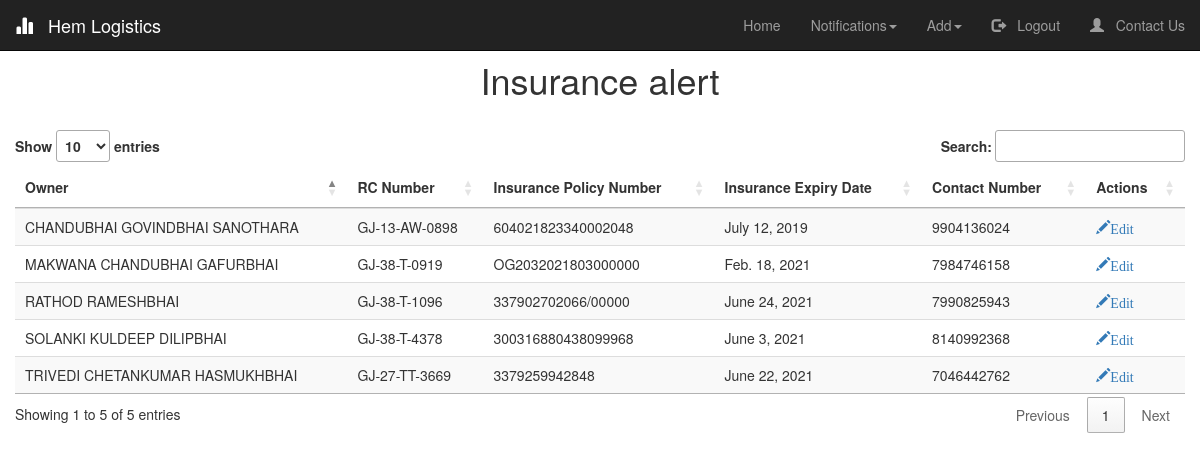
Screenshot of /Insurance_Notifications/ (signed in) with the database file from the repository.
### logistics/models.py (models this page shows, shortened)
class Vehicle(models.Model):
    Owner  = models.CharField(max_length=50, verbose_name="Owner's Name")
    RC_number = models.CharField(unique =True, verbose_name="RC Number", max_length=13, validators=[MinLengthValidator(12,message = "Invalid RC Number"), RegexValidator('([A-Z]{2})+-([0-9]{1})+-[A-Z]+-[0-9]{4}',message = "Use proper formatting")])
    PAN_number = models.CharField(verbose_name="PAN Number", max_length=10, validators=[MinLengthValidator(10,message = "Invalid PAN Number")])
    Type = models.CharField(verbose_name="Type of Vehicle", choices=TYPE_CHOICES, max_length=10)
    Other = models.CharField(blank = True,verbose_name='',max_length=10)
    Insurance_policy_number = models.CharField(max_length=25)
    PUC_expiry_date = models.DateField()
    Insurance_expiry_date = models.DateField(validators=[date_validate])#,input_formats = ['%d/%m/%Y'])
    Safety_equipments = models.BooleanField(default=False)
    GPS = models.BooleanField(default=False)
    Contact_number = models.CharField(max_length=10,validators=[MinLengthValidator(10,message = "Invalid Contact Number"),RegexValidator('([0-9]{10})',message="Should be numeric values only")])
    Notifications = models.BooleanField(verbose_name="Notifications Needed", default=True)
    Insurance_expired = models.BooleanField(default=False)
    PUC_expired = models.BooleanField(default=False)
    Available = models.BooleanField(default=True)
    def save(self, *args, **kwargs):
        if(self.Other):
            self.Other = self.Other.upper()
        self.Owner = self.Owner.upper()
        super(Vehicle, self).save(*args, **kwargs)

### logistics/views.py (the view)
# urls.py: path('Insurance_Notifications/', logistics_view.insurance_notifications, name ='Insurance_Notifications'),
def insurance_notifications(request):
	check_expiry_insurance()
	insurance = Vehicle.objects.filter(Insurance_expired=True)
	return render(request,'insurance_notifications.html',{'title':'Notifications', 'insurance':insurance})

### logistics/helper_functions.py (called while the page is built)
def check_expiry_insurance():
    vehicles = Vehicle.objects.all()
    for vehicle in vehicles:
        if (vehicle.Insurance_expiry_date - now().date())<timedelta(days=15):
            vehicle.Insurance_expired=True
        else:
            vehicle.Insurance_expired=False
        vehicle.save()

### logistics/templates/insurance_notifications.html (shortened to what this page needs)
{% extends "index.html" %}
{% load crispy_forms_tags %}
{% block start %}
<link rel="stylesheet" type="text/css" href="https://cdn.datatables.net/1.10.24/css/jquery.dataTables.css">
<h1 style="text-align: center; padding-top: 20px;"> Insurance alert</h1>
<table id = "insurance_table" class="table table-striped">
    <thead class="thead-dark">
    <tr>
        <th >Owner</th>
        <th>RC Number</th>
        <th>Insurance Policy Number</th>
        <th>Insurance Expiry Date</th>
        <th>Contact Number</th>
        {% if user.is_authenticated %}
        <th>Actions</th>
        {% endif %}
    </tr>
    </thead>
    <tbody>
{% for x in insurance %}
    <tr>
        <td>{{ x.Owner }}</td>
        <td id="{{ x.id }}">{{ x.RC_number }}</td>
        <td>{{ x.Insurance_policy_number }}</td>
        <td>{{ x.Insurance_expiry_date }}</td>
        <td>{{ x.Contact_number }}</td>
        {% if user.is_authenticated %}
        <td>
            <a href="/edit_vehicle/{{ x.id }}"><span class="glyphicon glyphicon-pencil" >Edit</span></a>
        </td>
        {% endif %}
    </tr>
{% endfor %}
    </tbody>
</table>
{% endblock start %}

### logistics/static/index.css (style rules this page uses)
* { margin: auto; position: relative; box-sizing: border-box; }

### rows the page displays
Vehicle: Owner "TRIVEDI CHETANKUMAR HASMUKHBHAI", RC_number "GJ-27-TT-3669", Insurance_policy_number "3379259942848", Insurance_expiry_date "June 22, 2021", Contact_number "7046442762"
Vehicle: Owner "SOLANKI KULDEEP DILIPBHAI", RC_number "GJ-38-T-4378", Insurance_policy_number "300316880438099968", Insurance_expiry_date "June 3, 2021", Contact_number "8140992368"
Vehicle: Owner "MAKWANA CHANDUBHAI GAFURBHAI", RC_number "GJ-38-T-0919", Insurance_policy_number "OG2032021803000000", Insurance_expiry_date "Feb. 18, 2021", Contact_number "7984746158"
Vehicle: Owner "RATHOD RAMESHBHAI", RC_number "GJ-38-T-1096", Insurance_policy_number "337902702066/00000", Insurance_expiry_date "June 24, 2021", Contact_number "7990825943"
Vehicle: Owner "CHANDUBHAI GOVINDBHAI SANOTHARA", RC_number "GJ-13-AW-0898", Insurance_policy_number "604021823340002048", Insurance_expiry_date "July 12, 2019", Contact_number "9904136024"
